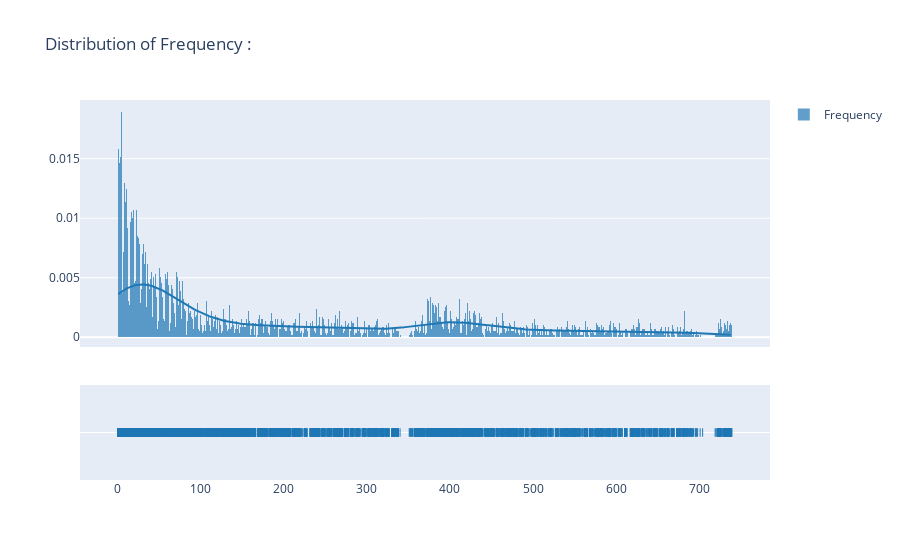

Here is the notebook cell this chart was saved with:
### Code cell
fig = ff.create_distplot([rfm_segmentation.Recency], group_labels=  ['Frequency'])
fig.update_layout(
    title="Distribution of Frequency : "
    )
fig.show()

### Figure 1 — Plotly figure (JSON) as saved in the notebook; plotly's stock layout.template omitted (floating-point values rounded to 4 significant figures; data arrays with more than 128 entries replaced by an {"elided": "..."} marker saying what was removed)
{"data": [{"autobinx": false, "histnorm": "probability density", "legendgroup": "Frequency", "marker": {"color": "rgb(31, 119, 180)"}, "name": "Frequency", "opacity": 0.7, "type": "histogram", "x": {"elided": "5878 int values"}, "xaxis": "x", "xbins": {"end": 739, "size": 1, "start": 1}, "yaxis": "y"}, {"legendgroup": "Frequency", "marker": {"color": "rgb(31, 119, 180)"}, "mode": "lines", "name": "Frequency", "showlegend": false, "type": "scatter", "x": {"elided": "500 float values"}, "xaxis": "x", "y": {"elided": "500 float values"}, "yaxis": "y"}, {"legendgroup": "Frequency", "marker": {"color": "rgb(31, 119, 180)", "symbol": "line-ns-open"}, "mode": "markers", "name": "Frequency", "showlegend": false, "type": "scatter", "x": {"elided": "5878 int values"}, "xaxis": "x", "y": {"elided": "5878 str values"}, "yaxis": "y2"}], "layout": {"barmode": "overlay", "hovermode": "closest", "legend": {"traceorder": "reversed"}, "title": {"text": "Distribution of Frequency : "}, "xaxis": {"anchor": "y2", "domain": [0, 1], "zeroline": false}, "yaxis": {"anchor": "free", "domain": [0.35, 1], "position": 0}, "yaxis2": {"anchor": "x", "domain": [0, 0.25], "dtick": 1, "showticklabels": false}}}
